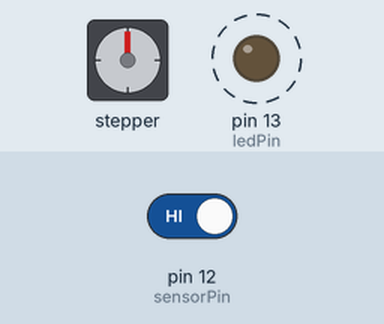
Bench run of a sketch on a simulated Arduino Uno, built with avr-gcc and run on an emulated ATmega328P. Parts: stepper motor, output pins drawn as LEDs (lit = HIGH). Wiring (inferred from the names in the program): stepper motor (2048 steps per turn assumed): coils pin 8, pin 9, pin 10, pin 11. Dashed ring = blinking. Inputs (shaded band) come from the test bench; at power-on: pin 12 (sensorPin) HIGH. Pins used as bus, display or sensor lines are not drawn.

Above: at 1.2 s.
1.3 s: pin 12 (sensorPin) driven LOW
At 1.8 s:
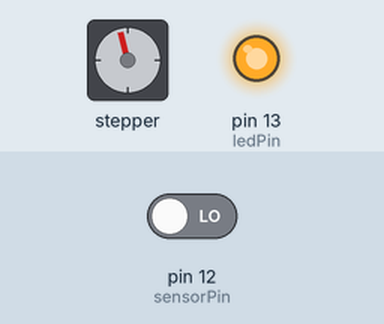
At 3.03 s:
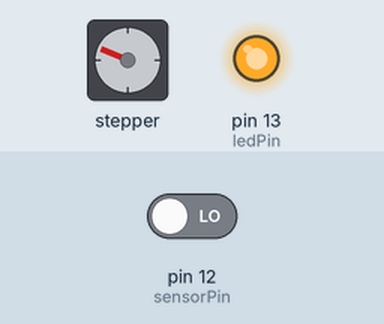
10.3 s: pin 12 (sensorPin) driven HIGH
At 11.54 s:
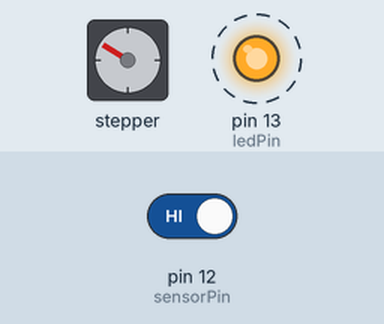
Timing chart, 0 to 19.3 s (numbered marks = the images above; inputs shaded):
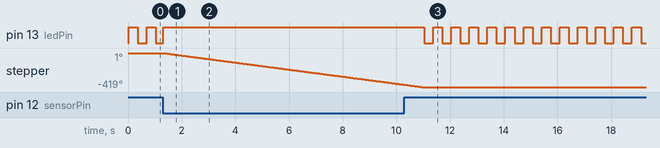

Measured:
- after the input at 1.3 s, stepper: keeps turning counter-clockwise at about 44°/s, starting at once
- after the input at 10.3 s, pin 13 (ledPin): alternates HIGH for 0.34 s and LOW for 0.34 s, starting after 0.73 s; stepper: goes on until 11.0 s, then stays -419°

The sketch:

run_stepper_motor.ino
```cpp
////////////////////////////////////////////////
// This code is copied and modified from
// https://cdn.velleman.eu/downloads/29/vma401_a4v01.pdf
//  (with thanks)
////////////////////////////////////////////////

//declare variables for the motor pins
int motorPin1 = 8; // Blue - 28BYJ48 pin 1
int motorPin2 = 9; // Pink - 28BYJ48 pin 2
int motorPin3 = 10; // Yellow - 28BYJ48 pin 3
int motorPin4 = 11; // Orange - 28BYJ48 pin 4
int sensorPin = 12;
int ledPin=13;


// Red - 28BYJ48 pin 5 (VCC)
int motorSpeed = 2000; //variable to set stepper speed
int countsperrev = 512; // number of steps per full revolution
int runtime = countsperrev  *  7  / 6; // our gear reduction ratio is 1 to 7, and we need to make a 30 degree angle per run

// status information
int runcount = runtime; // count of steps remaining while running
int stopcount = 0;   // this counts off to blink the LED when stopped
int run = 0;         // are we running right now?
int ledValue = 0;
int lookup[9] = {B01000, B01100, B00100, B00110, B00010, B00011, B00001, B01001,0};
//////////////////////////////////////////////////////////////////////////////
void setup() {
//declare the motor pins as outputs
  pinMode(motorPin1, OUTPUT);
  pinMode(motorPin2, OUTPUT);
  pinMode(motorPin3, OUTPUT);
  pinMode(motorPin4, OUTPUT);
  pinMode(sensorPin, INPUT);
  pinMode(ledPin, OUTPUT);
  Serial.begin(9600);
}
//////////////////////////////////////////////////////////////////////////////
void loop(){
  if (run) {
    anticlockwise();
    runcount--;
    if (runcount==0) {
      run = 0;
      runcount = runtime;
    }
  } else stopped();
  sampleInput();
}

//////////////////////////////////////////////////////////////////////////////
//set pins to ULN2003 high in sequence from 1 to 4
//delay "motorSpeed" between each pin setting (to determine speed)
void anticlockwise()
{
  ledValue=1;
  digitalWrite(ledPin, ledValue);
  for(int i = 0; i < 8; i++)
  {
    setOutput(i);
    delayMicroseconds(motorSpeed);
  }
}

// run the motor for 8 cycles
void clockwise()
{
  for(int i = 7; i >= 0; i--)
  {
    setOutput(i);
    delayMicroseconds(motorSpeed);
  }
}

// spend some amount of time with the motor stopped and all power off
void stopped()
{
  setOutput(8); // disable all steppers
  delayMicroseconds(motorSpeed*8);
  digitalWrite(ledPin, ledValue);
  if (stopcount-- <= 0) {
    stopcount=20;
    ledValue = !ledValue;
  }
}

// sample input and set "run" if the button is pressed
// the button is pulldown so input is low when pressed
void sampleInput()
{
  if (digitalRead(sensorPin) == 0) {
    run = 1;
  }
}


void setOutput(int out)
{
  digitalWrite(motorPin1, bitRead(lookup[out], 0));
  digitalWrite(motorPin2, bitRead(lookup[out], 1));
  digitalWrite(motorPin3, bitRead(lookup[out], 2));
  digitalWrite(motorPin4, bitRead(lookup[out], 3));
}
```
